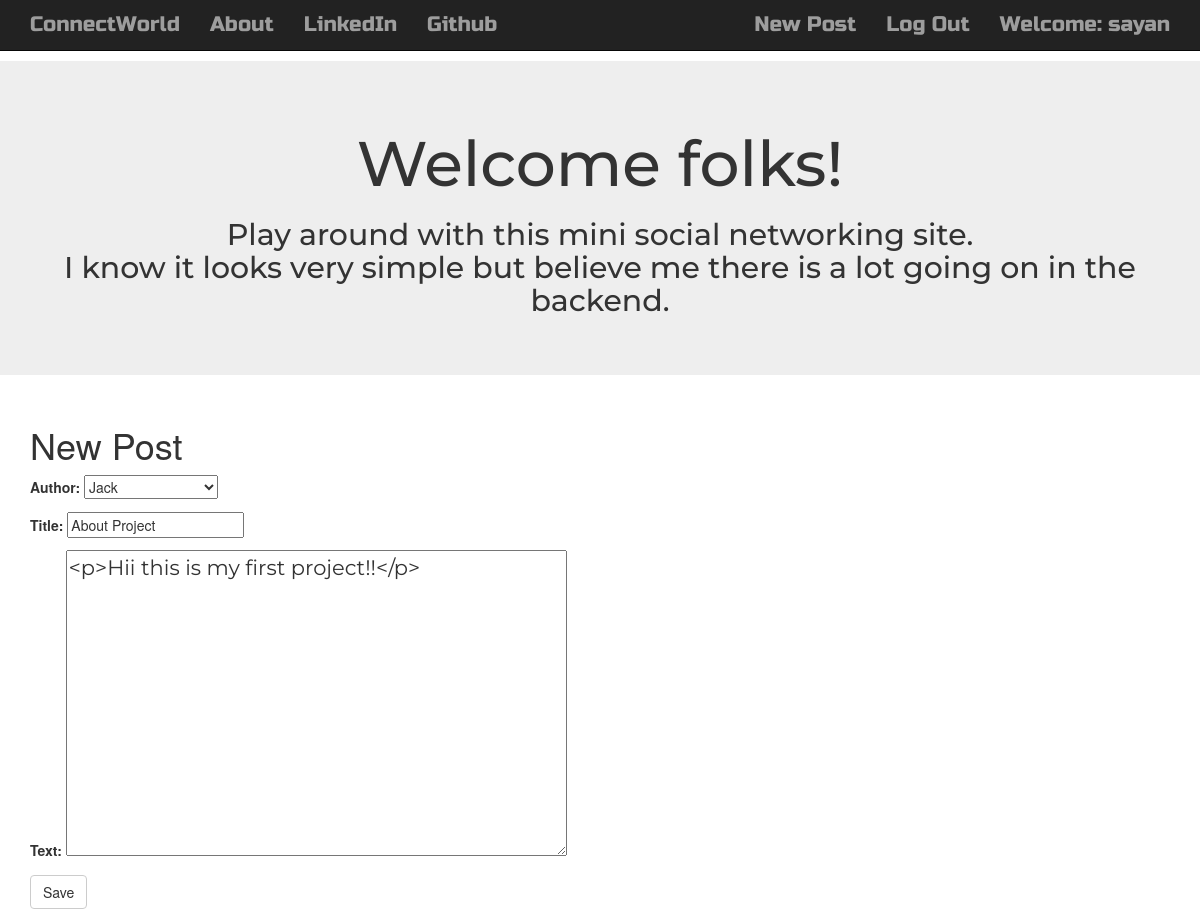
Screenshot of /post/36/edit/ (signed in) with the database file from the repository.
### blog/models.py (models this page shows, shortened)
class Post(models.Model):
    author = models.ForeignKey('auth.User',on_delete=models.CASCADE)
    title = models.CharField(max_length = 500)
    text = models.TextField()
    create_date = models.DateTimeField(default = timezone.now)
    published_date = models.DateTimeField(blank = True,null = True)

### blog/views.py (the view)
# urls.py: path('post/<int:pk>/edit/',views.PostUpdateView.as_view(),name = 'post_edit'),
class PostUpdateView(LoginRequiredMixin,UpdateView):
    login_url = '/login/'
    redirect_field_name = 'blog/post_detail.html'
    form_class = PostForm
    model = Post

### blog/forms.py
class PostForm(forms.ModelForm):
    class Meta():
        model = Post
        fields = ('author','title','text')
        widgets = {
            'title':forms.TextInput(attrs={'class':'textinputclass'}),
            'text':forms.Textarea(attrs={'class':'editable medium-editor-textarea postcontent'})
        }

### blog/templates/blog/post_form.html (shortened to what this page needs)
{% extends "blog/base.html" %}
{% block content %}
<h1>New Post</h1>
<form class="post-form"  method="POST">
    {{form.as_p}}
    <button type="submit" class="save btn btn-default" name="submit">Save</button>
</form>
{% endblock %}

### blog/templates/blog/base.html (shortened to what this page needs)
<!DOCTYPE html>
{% load staticfiles %}
<html lang="en" dir="ltr">
    <head>
        <link rel="stylesheet" href="https://maxcdn.bootstrapcdn.com/bootstrap/3.3.7/css/bootstrap.min.css">
        <link rel="stylesheet" href="//cdn.jsdelivr.net/npm/medium-editor@latest/dist/css/medium-editor.min.css" type="text/css" media="screen" charset="utf-8">
        <link rel="stylesheet" href="{% static 'css/blog.css' %}">
    </head>
    <body class="loader">
        <nav class="navbar navbar-inverse navbar-static-top techfont custom-navbar">
            <div class="container">
                <ul class="nav navbar-nav">
                    <li><a class="navbar-brand bigbrand" href="{% url 'post_list' %}">ConnectWorld</a></li>
                </ul>
                <ul class="nav navbar-nav navcontent">
                    <li><a href="{% url 'about' %}">About</a></li>
                    <li><a href="https://www.linkedin.com/in/sayan-naskar-5a4b07159/">LinkedIn</a></li>
                    <li><a href="https://github.com/sayann002">Github</a></li>
                </ul>
                <ul class="nav navbar-nav navbar-right">
                    {% if user.is_authenticated %}
                    <li> <a href="{% url 'post_new' %}">New Post</a></li>
                    <li> <a href="{% url 'logout' %}">Log Out</a></li>
                    <li> <a>Welcome: {{user.username}}</a></li>
                    {% else %}
                    <li><a class="nav navbar-nav navbar-right" href="{% url 'login' %}"><span class="glyphicon glyphicon-user"></span></a></li>
                    {% endif %}
                </ul>
            </div>
        </nav>
        <div class="jumbotron">
            <div class="container">
                <h1 class="intro">Welcome folks!</h1>
                <h2 class="intro-des">Play around with this mini social networking site.<br>I know it looks very simple
                    but believe me there is a lot going on in the backend.
                </h2>
            </div>
        </div>
        <div class="content container">
            <div class="row">
                <div class="col-md-8">
                    <div class="blog_posts">
                        {% block content %}
                        {% endblock %}
                    </div>
                </div>
            </div>
        </div>
    </body>
</html>

### blog/static/css/blog.css (style rules this page uses)
.intro { text-align: center; font-family: 'Montserrat'; }
.intro-des { text-align: center; font-family: 'Montserrat'; }
.navcontent { font-size: 1em; }
.techfont { font-family: 'Russo One', sans-serif; font-size: 1.5em; margin-bottom: 10px; }
.postcontent { font-family: 'Montserrat'; font-size: 1.5em; }
.bigbrand { font-size: 1em; }
.loader { filter:hue-rotate(0deg); color: linear-gradient(45deg,#0f8,#08f); animation:hue 5000ms infinite linear; }

### rows the page displays
Post: author "Jack", title "About Project", text "<p>Hii this is my first project!!</p>"

### other values shown
{{ user.username }} "sayan"
